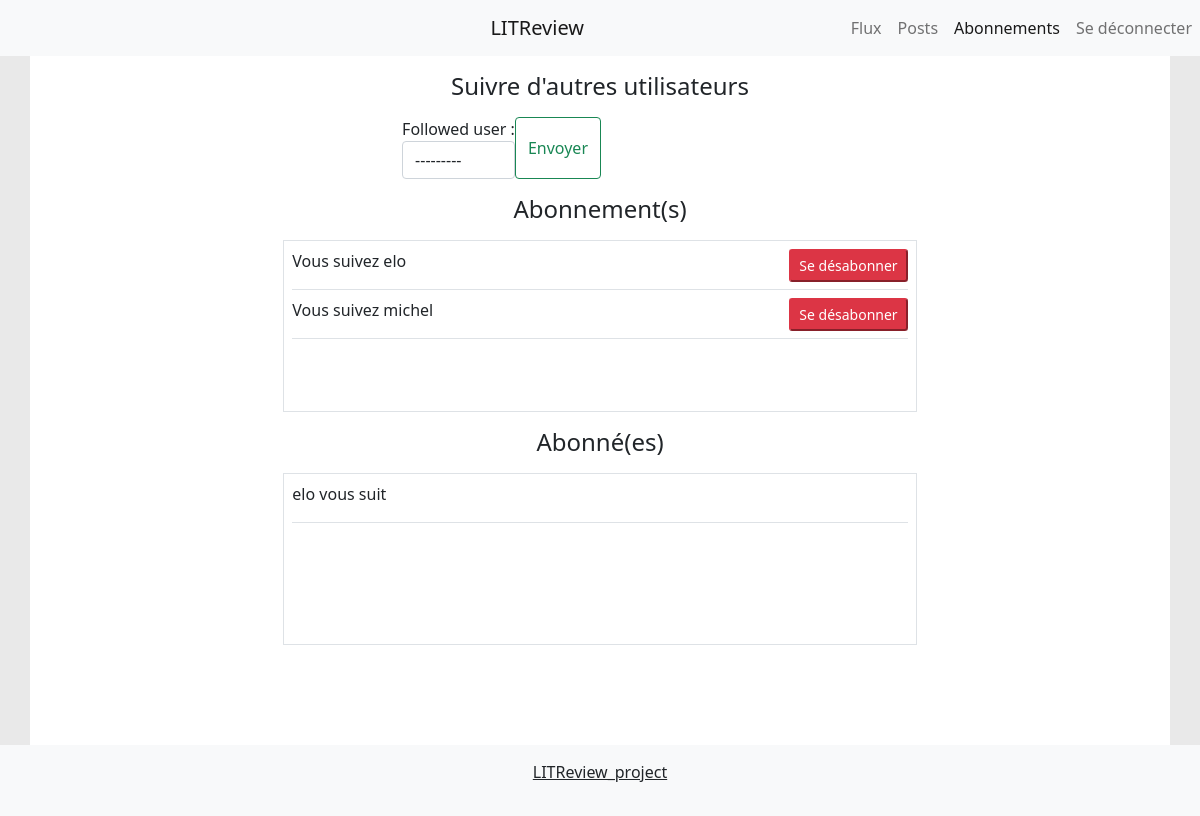
/subscription/ (signed in), run on an earlier commit of the app's database.
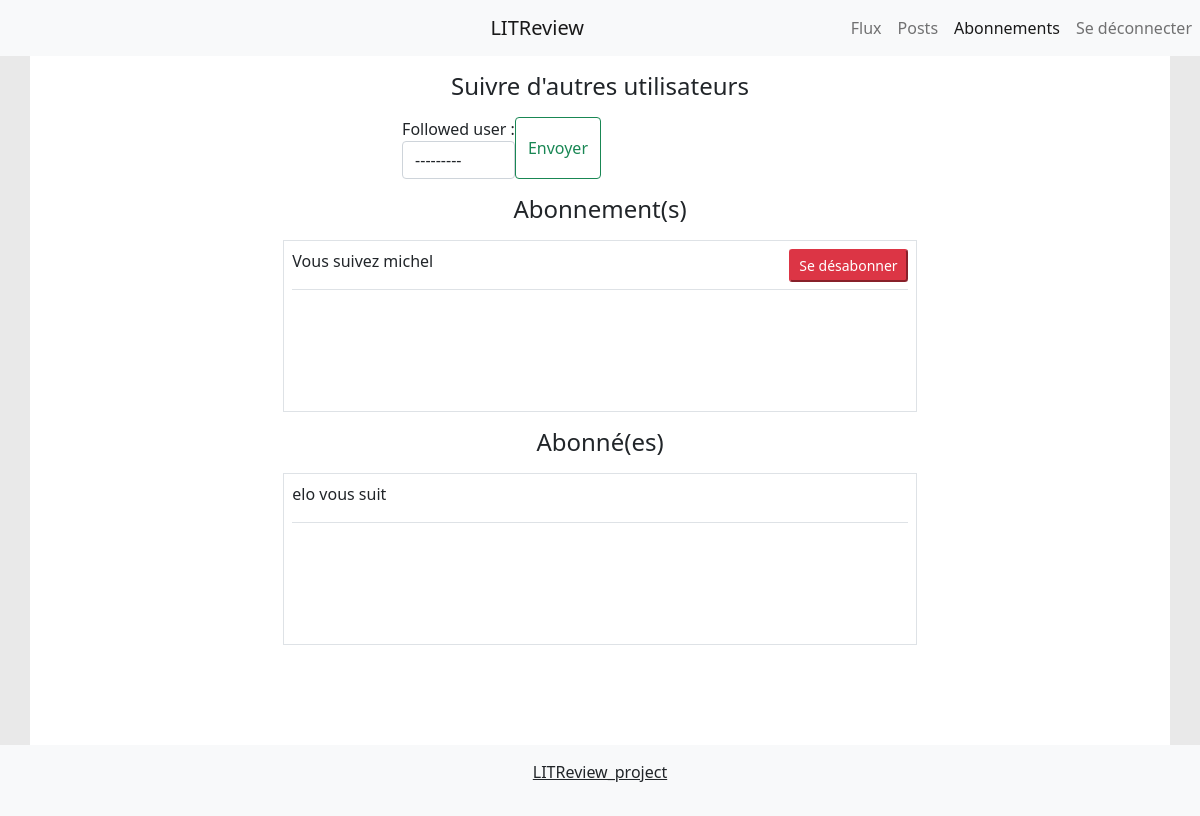
And on a later commit of the database.
### review/models.py (models this page shows, shortened)
class UserFollows(models.Model):
    user = models.ForeignKey(to=settings.AUTH_USER_MODEL, on_delete=models.CASCADE, related_name='following')
    followed_user = models.ForeignKey(to=settings.AUTH_USER_MODEL, on_delete=models.CASCADE, related_name='following_by')
    class Meta:
        unique_together = ('user', 'followed_user', )

### review/views.py (the view)
# urls.py: path('subscription/', subscription_page, name='subscription_page'),
@login_required()
def subscription_page(request):
    section = 'subscription'
    Users = get_user_model()
    followed_list = UserFollows.objects.all()
    list_of_following_users = followed_list.filter(user=request.user.id)
    list_of_followed_users = followed_list.filter(followed_user=request.user.id)
    list_of_users = Users.objects.all()
    if request.method == 'POST':
        form = NewFollowedUser(request.POST)
        if form.is_valid():
            user_follow = form.save(commit=False)
            user_follow.user = request.user
            if user_follow.user != user_follow.followed_user:
                user_follow.save()
            return redirect('review:subscription_page')
    else:
        form = NewFollowedUser()
    return render(request, 'review/subscriptions.html', {'form': form, 'section': section,
                                                         'list_of_following_users': list_of_following_users,
                                                         'list_of_followed_users': list_of_followed_users})

### review/forms.py
class NewFollowedUser(forms.ModelForm):
    class Meta:
        model = UserFollows
        fields = ['followed_user']

### review/templatetags/form_tags.py (called while the page is built)
@register.filter
def input_class(bound_field):
    print(bound_field.form.is_bound)
    print(bound_field)
    css_class = ''
    if bound_field.form.is_bound:
        if bound_field.errors:
            css_class = 'is-invalid'
        elif field_type(bound_field) != 'PasswordInput':
            css_class = 'is-valid'
    return 'form-control {}'.format(css_class)

### review/templates/review/subscriptions.html (shortened to what this page needs)
{% extends 'review/base.html'  %}
{% load static %}
{% block body %}
<link rel="stylesheet" type="text/css" href="{% static 'css/new_ticket_style.css' %}">
  <div class="col-10">
      <h1 class="text-center fs-4 m-3">Suivre d'autres utilisateurs</h1>
      <div>
          <form method="post" class="d-flex m-3 col-9 col-sm-5 mx-auto">
              {% include 'includes/form.html' %}
              <button class="btn btn-outline-success" type="submit">Envoyer</button>
          </form>
      </div>
      <div>
          <h1 class="text-center fs-4 m-3">Abonnement(s)</h1>
          <ul class="h-25 border mx-auto col-md-8 col-12 list-unstyled overflow-scroll">
              {% for sub in list_of_following_users %}
              <li class="m-2">
                  <div class="w-100 border-bottom">
                      <div class="d-flex">
                         <p class="col-8"> Vous suivez {{ sub.followed_user}} </p>
                        <div class="col-4 text-end">
                            <button class="btn-sm btn-danger align-middle" type="button" onclick="window.location.href= '{{sub.id}}/delete_subscription/'">Se désabonner</button>
                        </div>
                      </div>
                  </div>
              </li>
              {% endfor %}
          </ul>
      </div>
      <div class="justify-content-center">
          <h1 class="text-center fs-4 m-3">Abonné(es)</h1>
          <ul class="h-25 border mx-auto col-md-8 col-12 list-unstyled overflow-scroll">
              {% for sub in list_of_followed_users %}
              <li class="m-2 border-bottom">
                  <p class="col-12"> {{ sub.user }} vous suit</p>
              </li>
              {% endfor %}
          </ul>
      </div>
  </div>
{% endblock %}

What changed in the data, as far as the page shows it:
removed UserFollows: followed_user "elo", shown under "Abonnement(s)"
